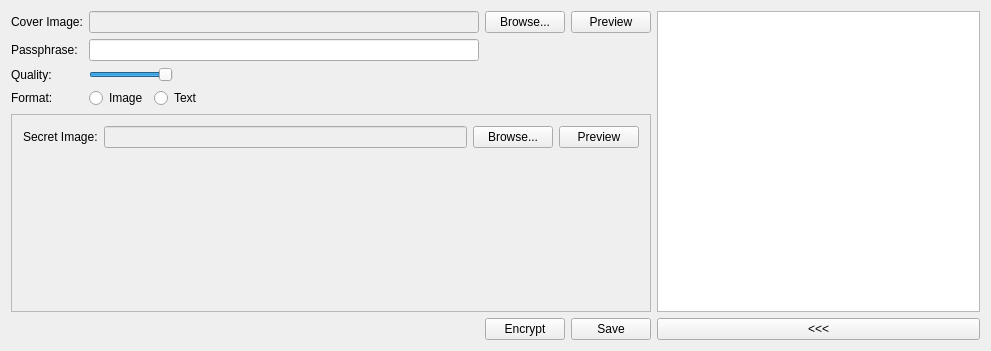
<?xml version="1.0" encoding="UTF-8"?>
<ui version="4.0">
 <class>EncryptWidget</class>
 <widget class="QWidget" name="EncryptWidget">
  <property name="geometry">
   <rect>
    <x>0</x>
    <y>0</y>
    <width>991</width>
    <height>351</height>
   </rect>
  </property>
  <property name="windowTitle">
   <string>EncryptWidget</string>
  </property>
  <layout class="QGridLayout" name="gridLayout_4">
   <item row="0" column="0">
    <layout class="QGridLayout" name="gridLayout_3">
     <item row="3" column="0">
      <widget class="QLabel" name="label_4">
       <property name="sizePolicy">
        <sizepolicy hsizetype="Maximum" vsizetype="Preferred">
         <horstretch>0</horstretch>
         <verstretch>0</verstretch>
        </sizepolicy>
       </property>
       <property name="text">
        <string>Format:</string>
       </property>
      </widget>
     </item>
     <item row="0" column="3">
      <widget class="QPushButton" name="coverPreviewButton">
       <property name="sizePolicy">
        <sizepolicy hsizetype="Maximum" vsizetype="Fixed">
         <horstretch>0</horstretch>
         <verstretch>0</verstretch>
        </sizepolicy>
       </property>
       <property name="text">
        <string>Preview</string>
       </property>
      </widget>
     </item>
     <item row="2" column="0">
      <widget class="QLabel" name="label_3">
       <property name="sizePolicy">
        <sizepolicy hsizetype="Maximum" vsizetype="Preferred">
         <horstretch>0</horstretch>
         <verstretch>0</verstretch>
        </sizepolicy>
       </property>
       <property name="text">
        <string>Quality:</string>
       </property>
      </widget>
     </item>
     <item row="4" column="0" colspan="4">
      <widget class="QStackedWidget" name="formatStack">
       <property name="frameShape">
        <enum>QFrame::StyledPanel</enum>
       </property>
       <property name="currentIndex">
        <number>1</number>
       </property>
       <widget class="QWidget" name="textPage">
        <layout class="QGridLayout" name="gridLayout">
         <item row="0" column="0">
          <widget class="QLabel" name="label_6">
           <property name="text">
            <string>Secret Text:</string>
           </property>
          </widget>
         </item>
         <item row="0" column="1" rowspan="2">
          <widget class="QPlainTextEdit" name="secretTextEdit"/>
         </item>
         <item row="1" column="0">
          <spacer name="verticalSpacer">
           <property name="orientation">
            <enum>Qt::Vertical</enum>
           </property>
           <property name="sizeHint" stdset="0">
            <size>
             <width>20</width>
             <height>171</height>
            </size>
           </property>
          </spacer>
         </item>
        </layout>
       </widget>
       <widget class="QWidget" name="imagePage">
        <layout class="QGridLayout" name="gridLayout_2">
         <item row="0" column="3">
          <widget class="QPushButton" name="secretPreviewButton">
           <property name="text">
            <string>Preview</string>
           </property>
          </widget>
         </item>
         <item row="0" column="2">
          <widget class="QPushButton" name="secretBrowseButton">
           <property name="text">
            <string>Browse...</string>
           </property>
          </widget>
         </item>
         <item row="0" column="0">
          <widget class="QLabel" name="label_2">
           <property name="text">
            <string>Secret Image:</string>
           </property>
          </widget>
         </item>
         <item row="0" column="1">
          <widget class="QLineEdit" name="secretPathEdit">
           <property name="enabled">
            <bool>false</bool>
           </property>
          </widget>
         </item>
         <item row="1" column="1">
          <spacer name="verticalSpacer_2">
           <property name="orientation">
            <enum>Qt::Vertical</enum>
           </property>
           <property name="sizeHint" stdset="0">
            <size>
             <width>20</width>
             <height>162</height>
            </size>
           </property>
          </spacer>
         </item>
        </layout>
       </widget>
      </widget>
     </item>
     <item row="0" column="0">
      <widget class="QLabel" name="label">
       <property name="sizePolicy">
        <sizepolicy hsizetype="Maximum" vsizetype="Preferred">
         <horstretch>0</horstretch>
         <verstretch>0</verstretch>
        </sizepolicy>
       </property>
       <property name="text">
        <string>Cover Image:</string>
       </property>
      </widget>
     </item>
     <item row="1" column="0">
      <widget class="QLabel" name="label_5">
       <property name="sizePolicy">
        <sizepolicy hsizetype="Maximum" vsizetype="Preferred">
         <horstretch>0</horstretch>
         <verstretch>0</verstretch>
        </sizepolicy>
       </property>
       <property name="text">
        <string>Passphrase:</string>
       </property>
      </widget>
     </item>
     <item row="0" column="1">
      <widget class="QLineEdit" name="coverPathEdit">
       <property name="enabled">
        <bool>false</bool>
       </property>
      </widget>
     </item>
     <item row="0" column="2">
      <widget class="QPushButton" name="coverBrowseButton">
       <property name="sizePolicy">
        <sizepolicy hsizetype="Maximum" vsizetype="Fixed">
         <horstretch>0</horstretch>
         <verstretch>0</verstretch>
        </sizepolicy>
       </property>
       <property name="text">
        <string>Browse...</string>
       </property>
      </widget>
     </item>
     <item row="3" column="1">
      <layout class="QHBoxLayout" name="horizontalLayout_2">
       <item>
        <widget class="QRadioButton" name="imageRadio">
         <property name="text">
          <string>Image</string>
         </property>
        </widget>
       </item>
       <item>
        <widget class="QRadioButton" name="textRadio">
         <property name="text">
          <string>Text</string>
         </property>
        </widget>
       </item>
       <item>
        <spacer name="horizontalSpacer_2">
         <property name="orientation">
          <enum>Qt::Horizontal</enum>
         </property>
         <property name="sizeHint" stdset="0">
          <size>
           <width>40</width>
           <height>20</height>
          </size>
         </property>
        </spacer>
       </item>
      </layout>
     </item>
     <item row="5" column="2">
      <widget class="QPushButton" name="encryptButton">
       <property name="text">
        <string>Encrypt</string>
       </property>
       <property name="icon">
        <iconset resource="../resources.qrc">
         <normaloff>:/Icons/encrypt.png</normaloff>:/Icons/encrypt.png</iconset>
       </property>
      </widget>
     </item>
     <item row="5" column="0" colspan="2">
      <spacer name="horizontalSpacer">
       <property name="orientation">
        <enum>Qt::Horizontal</enum>
       </property>
       <property name="sizeHint" stdset="0">
        <size>
         <width>468</width>
         <height>17</height>
        </size>
       </property>
      </spacer>
     </item>
     <item row="5" column="3">
      <widget class="QPushButton" name="saveButton">
       <property name="text">
        <string>Save</string>
       </property>
       <property name="icon">
        <iconset resource="../resources.qrc">
         <normaloff>:/Icons/save.png</normaloff>:/Icons/save.png</iconset>
       </property>
      </widget>
     </item>
     <item row="2" column="1">
      <widget class="QSlider" name="qualitySlider">
       <property name="sizePolicy">
        <sizepolicy hsizetype="Maximum" vsizetype="Fixed">
         <horstretch>0</horstretch>
         <verstretch>0</verstretch>
        </sizepolicy>
       </property>
       <property name="maximum">
        <number>3</number>
       </property>
       <property name="value">
        <number>3</number>
       </property>
       <property name="orientation">
        <enum>Qt::Horizontal</enum>
       </property>
      </widget>
     </item>
     <item row="1" column="1">
      <widget class="QLineEdit" name="passphraseEdit">
       <property name="echoMode">
        <enum>QLineEdit::Password</enum>
       </property>
      </widget>
     </item>
    </layout>
   </item>
   <item row="0" column="1">
    <spacer name="horizontalSpacer_4">
     <property name="orientation">
      <enum>Qt::Horizontal</enum>
     </property>
     <property name="sizeType">
      <enum>QSizePolicy::Minimum</enum>
     </property>
     <property name="sizeHint" stdset="0">
      <size>
       <width>0</width>
       <height>20</height>
      </size>
     </property>
    </spacer>
   </item>
   <item row="0" column="2">
    <layout class="QVBoxLayout" name="verticalLayout">
     <item>
      <widget class="SGraphicsView" name="graphicsView">
       <property name="sizePolicy">
        <sizepolicy hsizetype="Expanding" vsizetype="Expanding">
         <horstretch>2</horstretch>
         <verstretch>2</verstretch>
        </sizepolicy>
       </property>
      </widget>
     </item>
     <item>
      <layout class="QHBoxLayout" name="horizontalLayout">
       <item>
        <widget class="QPushButton" name="hidePreviewButton">
         <property name="sizePolicy">
          <sizepolicy hsizetype="MinimumExpanding" vsizetype="Fixed">
           <horstretch>0</horstretch>
           <verstretch>0</verstretch>
          </sizepolicy>
         </property>
         <property name="text">
          <string>&lt;&lt;&lt;</string>
         </property>
        </widget>
       </item>
      </layout>
     </item>
    </layout>
   </item>
  </layout>
 </widget>
 <layoutdefault spacing="6" margin="11"/>
 <customwidgets>
  <customwidget>
   <class>SGraphicsView</class>
   <extends>QGraphicsView</extends>
   <header>sgraphicsview.h</header>
  </customwidget>
 </customwidgets>
 <resources>
  <include location="../resources.qrc"/>
 </resources>
 <connections/>
</ui>
